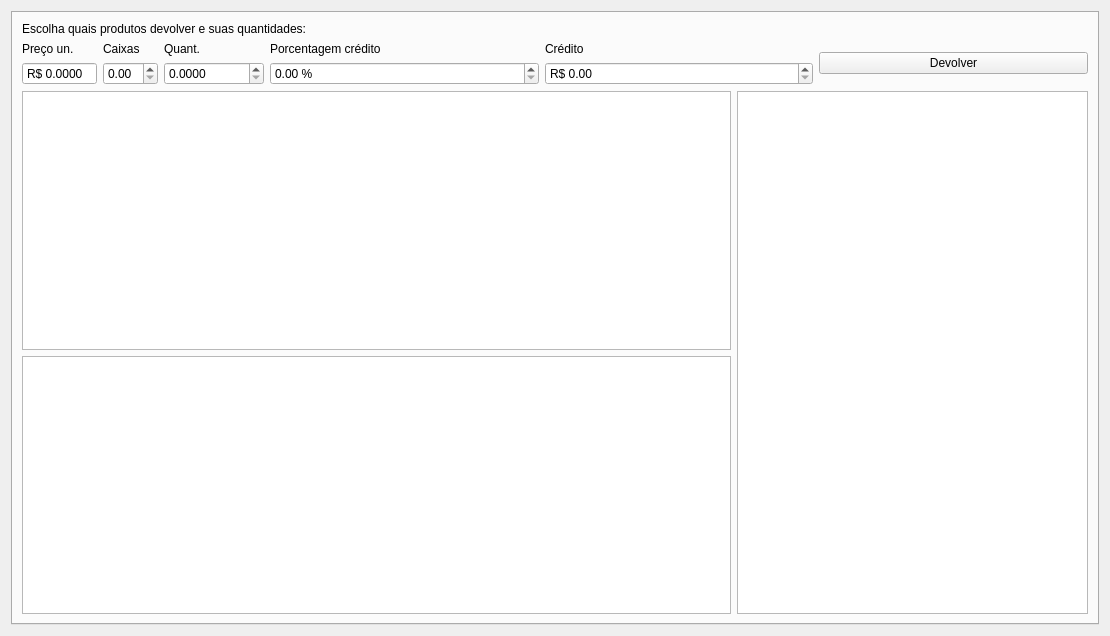
<?xml version="1.0" encoding="UTF-8"?>
<ui version="4.0">
 <class>Devolucao</class>
 <widget class="QDialog" name="Devolucao">
  <property name="geometry">
   <rect>
    <x>0</x>
    <y>0</y>
    <width>1110</width>
    <height>636</height>
   </rect>
  </property>
  <property name="windowTitle">
   <string>Devolução</string>
  </property>
  <layout class="QGridLayout" name="gridLayout">
   <item row="0" column="0">
    <widget class="QTabWidget" name="tabWidget">
     <property name="currentIndex">
      <number>0</number>
     </property>
     <property name="tabBarAutoHide">
      <bool>true</bool>
     </property>
     <widget class="QWidget" name="tab">
      <attribute name="title">
       <string>Produtos</string>
      </attribute>
      <layout class="QGridLayout" name="gridLayout_2">
       <item row="0" column="0">
        <widget class="QLabel" name="label">
         <property name="text">
          <string>Escolha quais produtos devolver e suas quantidades:</string>
         </property>
        </widget>
       </item>
       <item row="1" column="0" colspan="3">
        <layout class="QGridLayout" name="gridLayout_5">
         <item row="0" column="6" rowspan="2">
          <widget class="QPushButton" name="pushButtonDevolverItem">
           <property name="text">
            <string>Devolver</string>
           </property>
           <property name="autoDefault">
            <bool>false</bool>
           </property>
          </widget>
         </item>
         <item row="1" column="2">
          <widget class="QDoubleSpinBox" name="doubleSpinBoxCaixas">
           <property name="maximumSize">
            <size>
             <width>55</width>
             <height>16777215</height>
            </size>
           </property>
           <property name="toolTip">
            <string>&lt;html&gt;&lt;head/&gt;&lt;body&gt;&lt;p&gt;Quantidade de caixas&lt;/p&gt;&lt;/body&gt;&lt;/html&gt;</string>
           </property>
           <property name="correctionMode">
            <enum>QAbstractSpinBox::CorrectToNearestValue</enum>
           </property>
           <property name="maximum">
            <double>9999999.000000000000000</double>
           </property>
          </widget>
         </item>
         <item row="1" column="4">
          <widget class="QDoubleSpinBox" name="doubleSpinBoxPorcentagem">
           <property name="suffix">
            <string> %</string>
           </property>
           <property name="maximum">
            <double>100.000000000000000</double>
           </property>
          </widget>
         </item>
         <item row="1" column="5">
          <widget class="QDoubleSpinBox" name="doubleSpinBoxCredito">
           <property name="showGroupSeparator" stdset="0">
            <bool>true</bool>
           </property>
           <property name="prefix">
            <string>R$ </string>
           </property>
           <property name="maximum">
            <double>9999999.000000000000000</double>
           </property>
          </widget>
         </item>
         <item row="1" column="0">
          <widget class="QDoubleSpinBox" name="doubleSpinBoxPrecoUn">
           <property name="maximumSize">
            <size>
             <width>75</width>
             <height>16777215</height>
            </size>
           </property>
           <property name="toolTip">
            <string>&lt;html&gt;&lt;head/&gt;&lt;body&gt;&lt;p&gt;Quantidade por unidade&lt;/p&gt;&lt;/body&gt;&lt;/html&gt;</string>
           </property>
           <property name="readOnly">
            <bool>true</bool>
           </property>
           <property name="buttonSymbols">
            <enum>QAbstractSpinBox::NoButtons</enum>
           </property>
           <property name="correctionMode">
            <enum>QAbstractSpinBox::CorrectToNearestValue</enum>
           </property>
           <property name="prefix">
            <string>R$ </string>
           </property>
           <property name="decimals">
            <number>4</number>
           </property>
           <property name="maximum">
            <double>9999999.000000000000000</double>
           </property>
          </widget>
         </item>
         <item row="0" column="2">
          <widget class="QLabel" name="labelCaixas">
           <property name="text">
            <string>Caixas</string>
           </property>
          </widget>
         </item>
         <item row="0" column="5">
          <widget class="QLabel" name="labelTotalItem_2">
           <property name="text">
            <string>Crédito</string>
           </property>
          </widget>
         </item>
         <item row="1" column="3">
          <widget class="QDoubleSpinBox" name="doubleSpinBoxQuant">
           <property name="maximumSize">
            <size>
             <width>100</width>
             <height>16777215</height>
            </size>
           </property>
           <property name="toolTip">
            <string>&lt;html&gt;&lt;head/&gt;&lt;body&gt;&lt;p&gt;Quantidade por unidade&lt;/p&gt;&lt;/body&gt;&lt;/html&gt;</string>
           </property>
           <property name="correctionMode">
            <enum>QAbstractSpinBox::CorrectToNearestValue</enum>
           </property>
           <property name="decimals">
            <number>4</number>
           </property>
           <property name="maximum">
            <double>9999999.000000000000000</double>
           </property>
          </widget>
         </item>
         <item row="0" column="3">
          <widget class="QLabel" name="labelQuant">
           <property name="text">
            <string>Quant.</string>
           </property>
          </widget>
         </item>
         <item row="0" column="4">
          <widget class="QLabel" name="labelPorcentagem">
           <property name="text">
            <string>Porcentagem crédito</string>
           </property>
          </widget>
         </item>
         <item row="0" column="0">
          <widget class="QLabel" name="labelPrecoUn">
           <property name="text">
            <string>Preço un.</string>
           </property>
          </widget>
         </item>
        </layout>
       </item>
       <item row="2" column="0" colspan="2">
        <widget class="TableView" name="tableProdutos">
         <property name="editTriggers">
          <set>QAbstractItemView::NoEditTriggers</set>
         </property>
         <property name="selectionMode">
          <enum>QAbstractItemView::SingleSelection</enum>
         </property>
         <property name="selectionBehavior">
          <enum>QAbstractItemView::SelectRows</enum>
         </property>
        </widget>
       </item>
       <item row="2" column="2" rowspan="2">
        <layout class="QGridLayout" name="gridLayout_3">
         <item row="0" column="0" colspan="2">
          <widget class="TableView" name="tablePagamentos">
           <property name="editTriggers">
            <set>QAbstractItemView::NoEditTriggers</set>
           </property>
           <property name="selectionMode">
            <enum>QAbstractItemView::NoSelection</enum>
           </property>
          </widget>
         </item>
        </layout>
       </item>
       <item row="3" column="0" colspan="2">
        <widget class="TableView" name="tableDevolvidos">
         <property name="editTriggers">
          <set>QAbstractItemView::NoEditTriggers</set>
         </property>
         <property name="selectionMode">
          <enum>QAbstractItemView::NoSelection</enum>
         </property>
         <property name="selectionBehavior">
          <enum>QAbstractItemView::SelectRows</enum>
         </property>
        </widget>
       </item>
      </layout>
     </widget>
    </widget>
   </item>
  </layout>
 </widget>
 <customwidgets>
  <customwidget>
   <class>TableView</class>
   <extends>QTableView</extends>
   <header>src/tableview.h</header>
  </customwidget>
 </customwidgets>
 <resources/>
 <connections/>
</ui>
